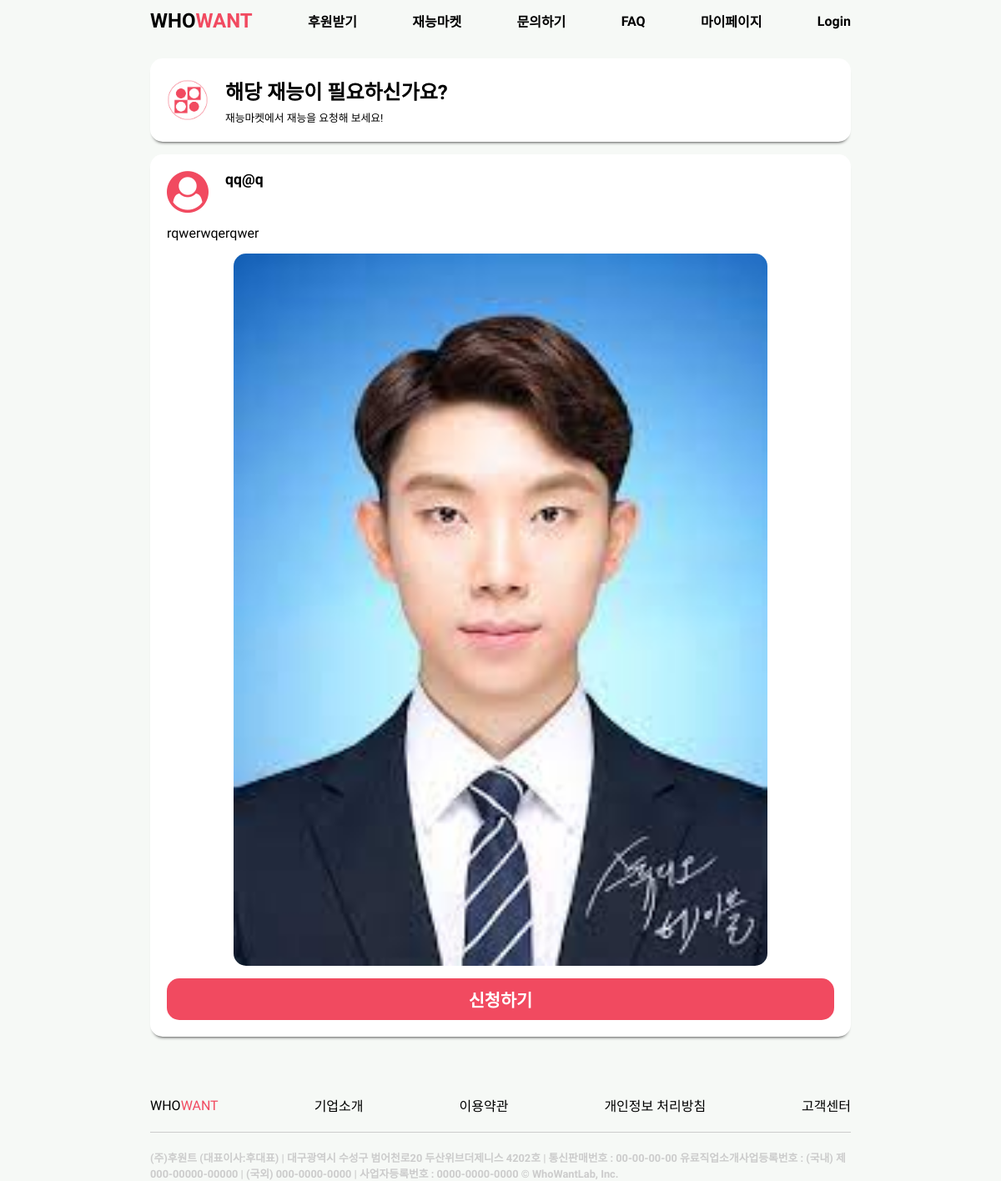
The page /market/marketDetail/1 on the database its author committed.
### market/models.py (models this page shows, shortened)
class MarketPost(models.Model):
    title = models.CharField(max_length=100)
    writer = models.ForeignKey(CustomUser, on_delete=models.CASCADE, related_name='user')
    post_time = models.DateTimeField(auto_now_add=True, verbose_name="등록 시간")
    body = models.CharField(max_length=500)
    thumbnail = models.ImageField(verbose_name='썸네일', upload_to='market/', null=True)
    @property
    def created_string(self):
        time = datetime.now(tz=timezone.utc) - self.post_time
        if time < timedelta(minutes=1):
            return '방금 전'
        elif time < timedelta(hours=1):
            return str(int(time.seconds / 60)) + '분 전'
        elif time < timedelta(days= 1):
            return str(int(time.seconds / 3600)) + '시간 전'
        elif time < timedelta(days= 7):
            time = datetime.now(tz=timezone.utc).date() - self.post_time.date()
            return str(time.days) + '일 전'
        else:
            return False

### user_info/models.py (models this page shows)
class CustomUser(AbstractUser):
    username = None
    email = models.EmailField(_('email address'), unique=True)
    USERNAME_FIELD = 'email'
    REQUIRED_FIELDS = []
    objects = CustomUserManager()
    def __str__(self):
        return self.email

### market/views.py (the view)
# urls.py: path('marketDetail/<str:id>', views.market_Detail, name='market_Detail'),
def market_Detail(request,id):
    post = MarketPost.objects.get(id=id)
    return render(request, 'marketDetail.html', {'post':post})

### market/templates/marketDetail.html (shortened to what this page needs)
<!doctype html>
{% load static %}
<html lang="kor">
<head>
    <link rel="stylesheet" type="text/css" href="{% static 'marketDetail.css'%}">
    <link rel="stylesheet" href="https://maxcdn.bootstrapcdn.com/font-awesome/4.7.0/css/font-awesome.min.css">
</head>
<body>
<div class="header">
    <ul>
        <li><a href="{% url 'user_info:home' %}" class="logo">WHO<span>WANT</span></a></li>
        <li><a href="{% url 'list:helpWrite' %}" class="navItem">후원받기</a></li>
        <li><a href="{% url 'market:market_view' %}" class="navItem">재능마켓</a></li>
        <li><a href="{% url 'inquiry:CS' %}" class="navItem">문의하기</a></li>
        <li><a href="{% url 'inquiry:FAQ' %}" class="navItem">FAQ</a></li>
        <li><a href="{% url 'user_info:mypage' %}" class="navItem">마이페이지</a></li>
        {% if not user.is_authenticated %}
            <li><a href="{% url 'user_info:login_view' %} " class="navItem">Login</a></li>
        {% else %}
            <li><a href="{% url 'user_info:logout_view' %}" class="navItem">Logout</a></li>
        {% endif %}
    </ul>
</div>
<div class="contentBox">
    <div class="makeDonate">
        <img src="../img/logo.png">
        <div class="verticalTextBox">
            <h2>해당 재능이 필요하신가요?</h2>
            <h3>재능마켓에서 재능을 요청해 보세요!</h3>
        </div>
    </div>
    <div class="content">
        <div class="title">
            <i class="fa fa-user-circle" aria-hidden="true"></i>
            <div class="titleTextBox">
                <h2 class="userName">{{post.writer}}</h2>
            </div>
        </div>
        <h2 class="contents">{{post.body}}</h2>
        <div class="imgBox">
            <img class="contentImg" src="{{post.thumbnail.url}}">
        </div>
        <div class="btnBox">
            <button type="button">신청하기</button>
        </div>
    </div>
</div>
<div class="footer">
    <ul>
        <li><a href="#" class="logo">WHO<span>WANT</span></a></li>
        <li><a href="#" class="navItem">기업소개</a></li>
        <li><a href="#" class="navItem">이용약관</a></li>
        <li><a href="#" class="navItem">개인정보 처리방침</a></li>
        <li><a href="#" class="navItem">고객센터</a></li>
    </ul>
    <span class="line"></span>
    <h2>(주)후원트 (대표이사:후대표) | 대구광역시 수성구 범어천로20 두산위브더제니스 4202호 | 통신판매번호 : 00-00-00-00
        유료직업소개사업등록번호 : (국내) 제000-00000-00000 | (국외) 000-0000-0000 | 사업자등록번호 : 0000-0000-0000
        © WhoWantLab, Inc.</h2>
</div>
</body>
</html>

### static/marketDetail.css (style rules this page uses)
* { padding: 0; margin: 0; box-sizing: border-box; font-family: 'Nanum Gothic', sans-serif; }
body { display: flex; flex-direction: column; align-items: center; min-height: 100vh; width: 100vw; overflow-x: hidden; background: #f6f9f6; }
.header { width: 70vw; height: 50px; margin-bottom: 20px; }
.header ul { width: 100%; height: 100%; list-style: none; display: flex; justify-content: space-between; align-items: center; }
.header ul li a { text-decoration: none; color: black; }
.header .logo { font-size: 1.5em; font-weight: 800; }
.header ul li a span { color: #f14a60; }
.header .navItem { font-size: 1em; font-weight: 700; }
.contentBox { width: 70vw; min-height: 100vh; margin-bottom: 50px; }
.contentBox .makeDonate { width: 100%; height: 100px; display: flex; flex-direction: row; padding: 20px; background: white; border-radius: 15px; align-items: center; box-shadow: 0 4px 4px -4px black; margin-bottom: 15px; }
.contentBox .makeDonate img { width: 50px; height: 50px; margin: 0 20px 0 0; }
.contentBox .makeDonate .verticalTextBox { display: flex; flex-direction: column; }
.contentBox .makeDonate .verticalTextBox h2 { font-size: 1.5em; font-weight: 800; margin-bottom: 5px; }
.contentBox .makeDonate .verticalTextBox h3 { font-size: 0.8em; font-weight: 400; }
.contentBox .content { width: 100%; display: flex; flex-direction: column; padding: 20px; background: white; border-radius: 15px; box-shadow: 0 4px 4px -4px black; margin-bottom: 20px; }
.contentBox .content .title { display: flex; flex-direction: row; margin-bottom: 15px; }
.contentBox .content .title i { font-size: 50px; color: #f14a60; margin: 0 20px 0 0; }
.contentBox .content .titleTextBox { display: flex; flex-direction: column; }
.contentBox .content .titleTextBox .userName { font-size: 1.1em; font-weight: 700; margin-bottom: 5px; }
.contentBox .content .contents { font-size: 1em; font-weight: 400; margin-bottom: 15px; }
.contentBox .content .imgBox { width: 100%; display: flex; justify-content: center; margin-bottom: 15px; }
.contentBox .content img { width: 80%; border-radius: 15px; }
.contentBox .content .btnBox { width: 100%; display: flex; justify-content: flex-end; }
.contentBox .content .btnBox { width: 100%; height: 50px; }
.contentBox .content .btnBox button { width: 100%; height: 50px; background: #f14a60; border-radius: 15px; border: none; color: white; font-size: 1.3em; font-weight: 800; }
.footer { width: 70vw; height: 100px; }
.footer .line { display: block; width: 100%; border-top: 1px solid #ccc; margin: 20px 0 20px 0; }
.footer ul { width: 100%; list-style: none; display: flex; justify-content: space-between; align-items: center; }
.footer ul li a { text-decoration: none; color: black; }
.footer .logo { font-size: 1em; font-weight: 400; }
.footer ul li a span { color: #f14a60; }
.footer .navItem { font-size: 1em; font-weight: 400; }
.footer h2 { color: #cccccc; font-size: 0.8em; font-width: 400; }

### rows shown on the page
MarketPost: writer "qq@q", body "rqwerwqerqwer", thumbnail (picture)
